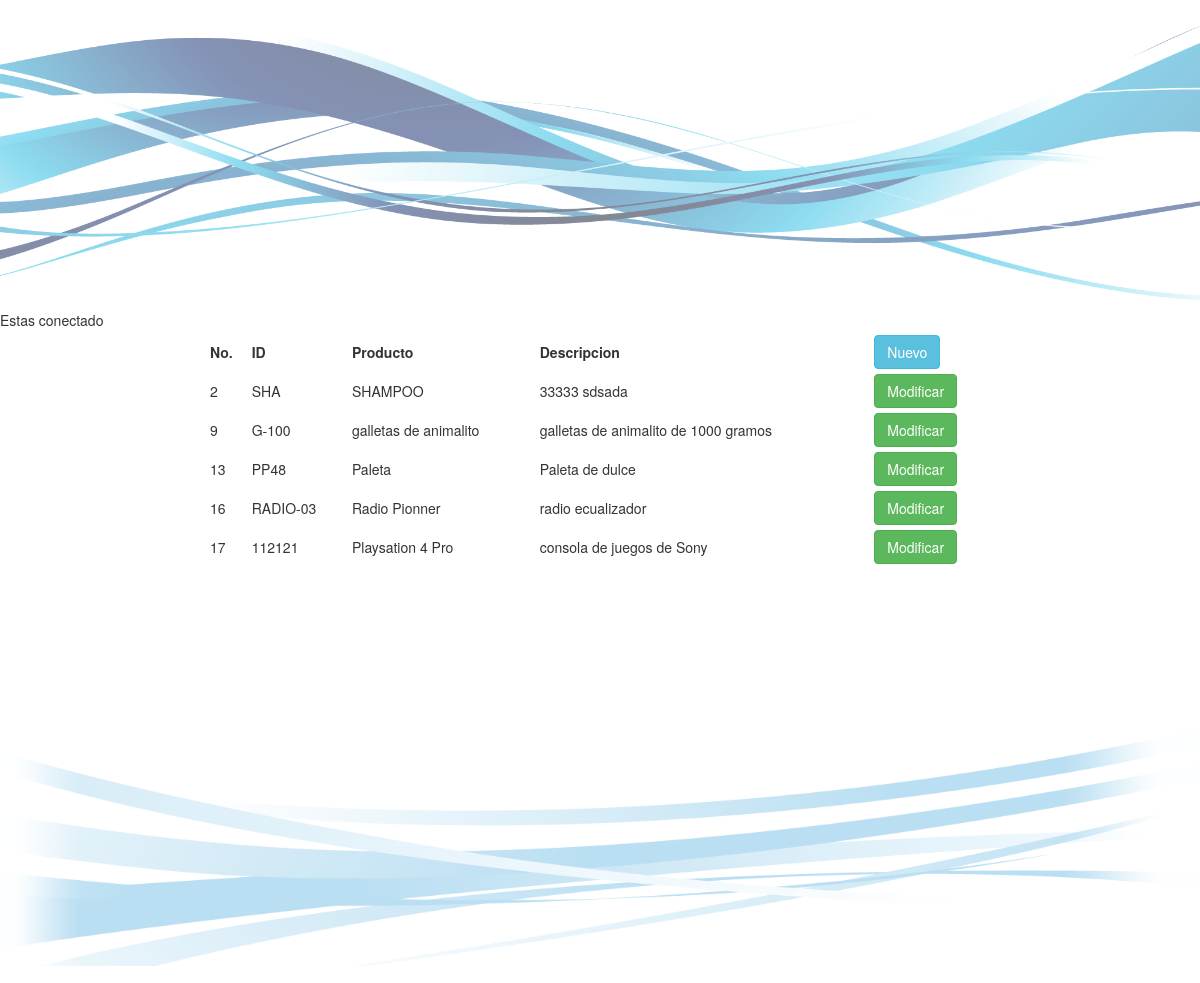
Screenshot of /colab.php with the database file from the repository.
### tables this page shows
CREATE TABLE `productos` (
  `no` int(11) NOT NULL AUTO_INCREMENT,
  `id_producto` varchar(20) NOT NULL,
  `nombre` varchar(30) NOT NULL,
  `descripcion` text NOT NULL,
  PRIMARY KEY (`no`)
);

### colab.php (the view, shortened to what this page needs)
<!DOCTYPE html>
<html>
<head>
<link href="css/bootstrap.css" rel="stylesheet" type="text/css">
</head>
<body>
<div class="todo">
  <div id="cabecera">
  	<img src="images/swirl.png" width="1188" id="img1">
  </div>
  <div id="contenido">
  	<table style="margin: auto; width: 800px; border-collapse: separate; border-spacing: 10px 5px;">
  		<thead>
  			<th>No.</th>
  			<th>ID</th>
  			<th>Producto</th>
  			<th>Descripcion</th>
  			<th> <a href="nuevo_prod1.php"> <button type="button" class="btn btn-info">Nuevo</button> </a> </th>
  		</thead>
      <?php
        include "conexion.php";
        $sentecia="SELECT * FROM productos";
        $resultado= $conexion->query($sentecia) or die (mysqli_error($conexion));
        while($fila=$resultado->fetch_assoc())
        {
          echo "<tr>";
            echo "<td>"; echo $fila['no']; echo "</td>";
            echo "<td>"; echo $fila['id_producto']; echo "</td>";
            echo "<td>"; echo $fila['nombre']; echo "</td>";
            echo "<td>"; echo $fila['descripcion']; echo "</td>";
            echo "<td><a href='modif_prod1.php?no=".$fila['no']."'> <button type='button' class='btn btn-success'>Modificar</button> </a></td>";
          echo "</tr>";
        }
      ?>
  	</table>
  </div>
	<div id="footer">
  		<img src="images/swirl2.png" id="img2">
  	</div>
</div>
</body>
</html>

### css/mycss.css (style rules this page uses)
#cabecera { opacity: 1; text-align: center; }
#contenido { min-height: 401px; }
#img1 { height: 20%; width: 100%; }
#img2 { height: 30%; width: 100%; }

### rows the page displays
productos: no "2", id_producto "SHA", nombre "SHAMPOO", descripcion "33333 sdsada"
productos: no "9", id_producto "G-100", nombre "galletas de animalito", descripcion "galletas de animalito de 1000 gramos"
productos: no "13", id_producto "PP48", nombre "Paleta", descripcion "Paleta de dulce"
productos: no "16", id_producto "RADIO-03", nombre "Radio Pionner", descripcion "radio ecualizador"
productos: no "17", id_producto "112121", nombre "Playsation 4 Pro", descripcion "consola de juegos de Sony"
